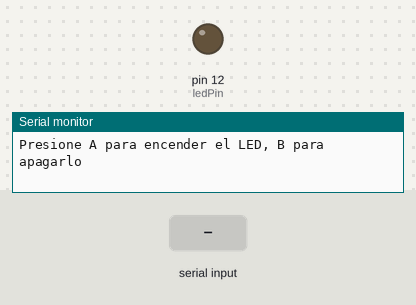
A sketch run on a simulated Arduino Uno, built with avr-gcc and run on an emulated ATmega328P. On the bench: output pins drawn as LEDs (lit = HIGH), the last lines printed to the serial monitor. The test bench sets the inputs (shaded band).

Above: at 1.2 s.
1.3 s: "A" received over Serial
At 1.7 s:
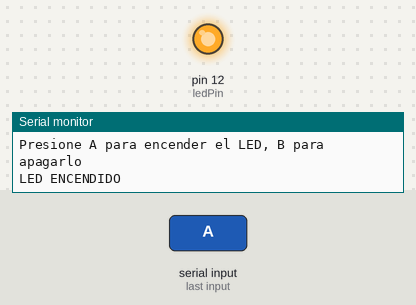
2.8 s: "D" received over Serial
At 4.0 s:
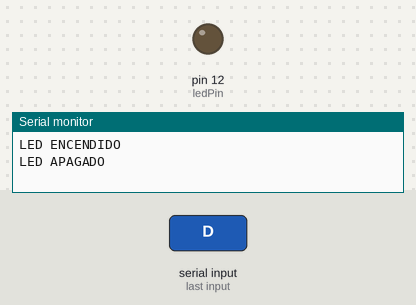
4.3 s: "a" received over Serial
At 5.2 s:
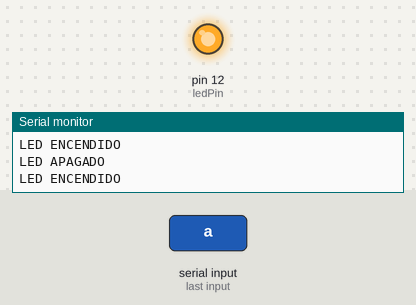
5.8 s: "d" received over Serial
At 6.4 s:
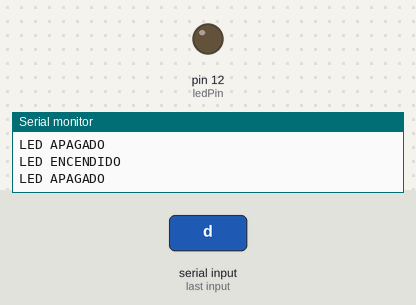
Timing chart, 0 to 8.3 s (numbered marks = the images above; inputs shaded):
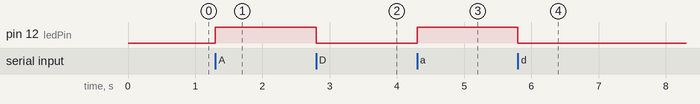

The sketch:

ActivDesctivLed.ino
```cpp
int ledPin = 12;  // Pin donde está conectado el LED
char dato;        // Variable para recibir datos del puerto serie

void setup() {
  pinMode(ledPin, OUTPUT);       // Configura el pin 12 como salida
  digitalWrite(ledPin, LOW);     // Asegura que el LED inicie apagado
  Serial.begin(115200);            // Inicia la comunicación serie
  Serial.println("Presione A para encender el LED, B para apagarlo");
}

void loop() {
  // Verifica si hay datos disponibles en el puerto serie
  if (Serial.available() > 0) {
    dato = Serial.read();  // Lee el carácter enviado desde la PC

    if (dato == 'A' || dato == 'a') {   // Si presionan A o a
      digitalWrite(ledPin, HIGH);
      Serial.println("LED ENCENDIDO");
    }
    else if (dato == 'D' || dato == 'd') { // Si presionan B o b
      digitalWrite(ledPin, LOW);
      Serial.println("LED APAGADO");
    }
  }
}
```

Measured:
- after the input at 1.3 s, pin 12 (ledPin): LOW → HIGH at once
- after the input at 2.8 s, pin 12 (ledPin): HIGH → LOW at once
- after the input at 4.3 s, pin 12 (ledPin): LOW → HIGH at once
- after the input at 5.8 s, pin 12 (ledPin): HIGH → LOW at once
